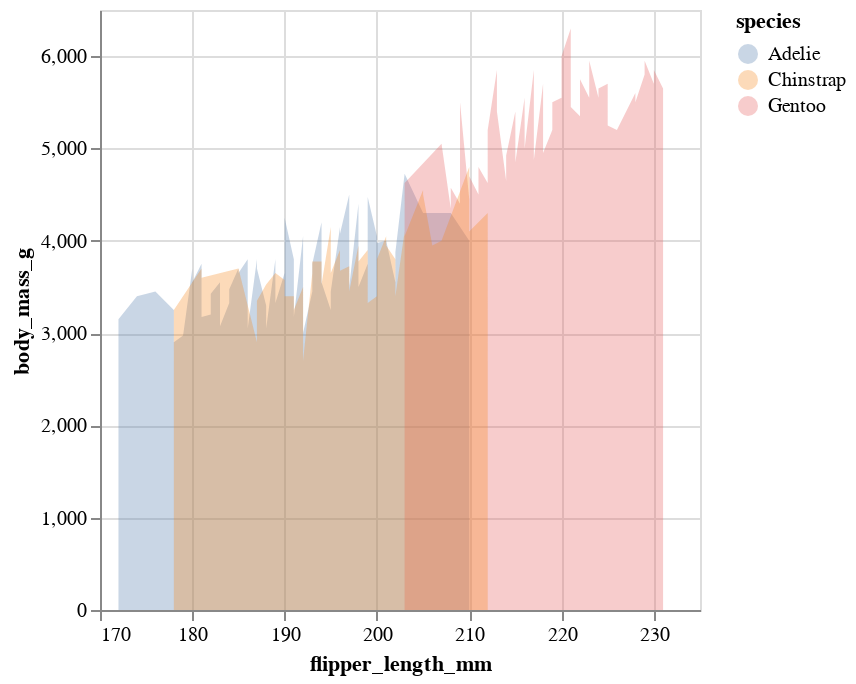

Source (notebook cell):
### Code cell
flipbody = alt.Chart(df).mark_area(opacity=0.3).encode(
    x="flipper_length_mm:Q",
    y=alt.Y("body_mass_g:Q").stack(None),
    color="species"
)

flipbody

### Figure 1 — Vega-Lite specification as saved in the notebook (floating-point values rounded to 4 significant figures; data arrays with more than 128 entries replaced by an {"elided": "..."} marker saying what was removed)
{"config": {"view": {"continuousWidth": 300, "continuousHeight": 300}}, "data": {"name": "data-d00e1631cca48c544438d30d2b470e8a"}, "mark": {"type": "area", "opacity": 0.3}, "encoding": {"color": {"field": "species", "type": "nominal"}, "x": {"field": "flipper_length_mm", "type": "quantitative"}, "y": {"field": "body_mass_g", "stack": null, "type": "quantitative"}}, "$schema": "https://vega.github.io/schema/vega-lite/v5.15.1.json", "datasets": {"data-d00e1631cca48c544438d30d2b470e8a": {"elided": "344 records"}}}
